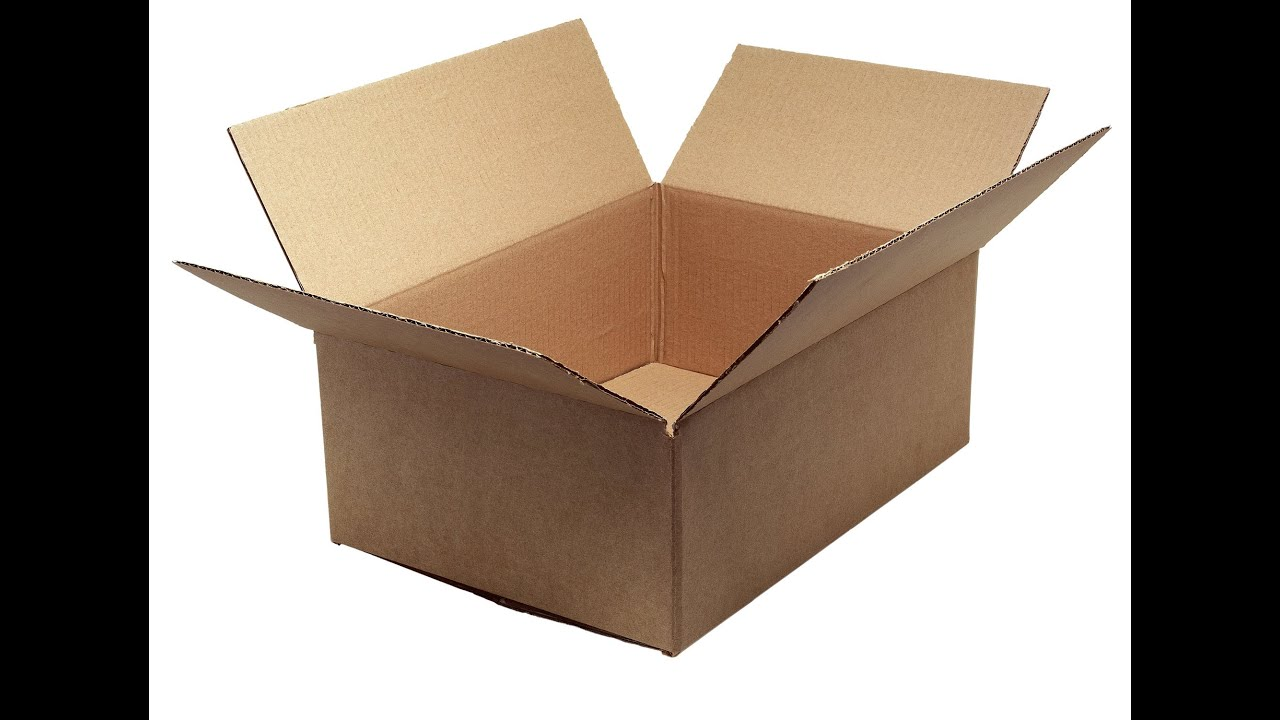
#> input picture Photos/box.jpg, 1280 x 720 px, found by its file name
$ python conner_detectorTomas.py
#> lines starting #> are read from the running program, lines starting #| are printed output that depends on the picture; after the words box and inside, x2 and y2 are one past the last pixel; in counts of white or black regions, pixels touching at a corner belong together
import cv2 as cv
import numpy as np

img = cv.imread(r'C:\Users\nazir\Documents\OpenCV\Images\box.jpg')
#> img is the input picture: shape (720, 1280, 3); mean B, G, R 133.8, 145.4, 158.1
# img = cv.resize(img, None, fx=0.5, fy=0.5, interpolation=cv.INTER_AREA)

gray = cv.cvtColor(img, cv.COLOR_RGB2GRAY)
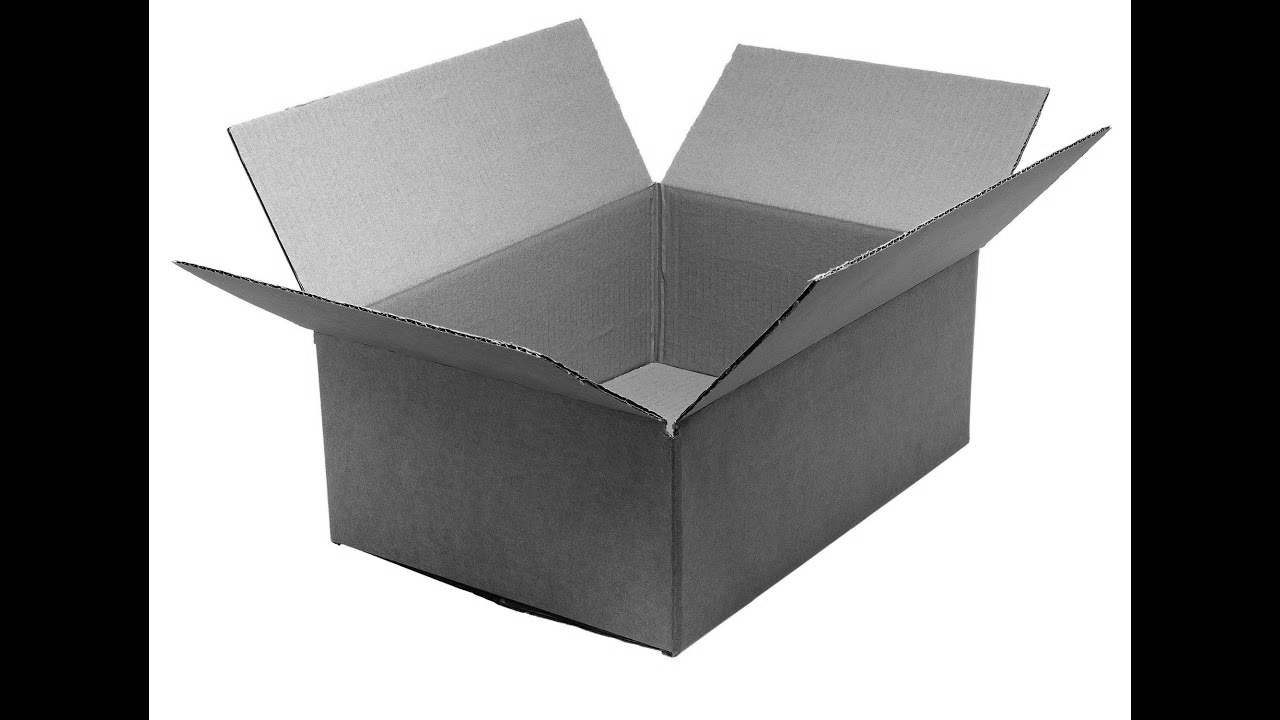
#> gray: shape (720, 1280); min 0, max 255, mean 143.4

conners = cv.goodFeaturesToTrack(gray, 7, 0.05, 25)
#> conners = [[899, 238], [515, 347], [358, 307], [339, 544], [312, 295], [445, 330], [861, 257]]
conners = np.float32(conners)

for item in conners:
    x, y = item[0]
    print(x)
    cv.circle(img, (x,y), 5, 255, -1)
#> this loop made 7 passes
#| 899.0
#| 515.0
#| 358.0
#| 339.0
#| 312.0
#| 445.0
#| 861.0
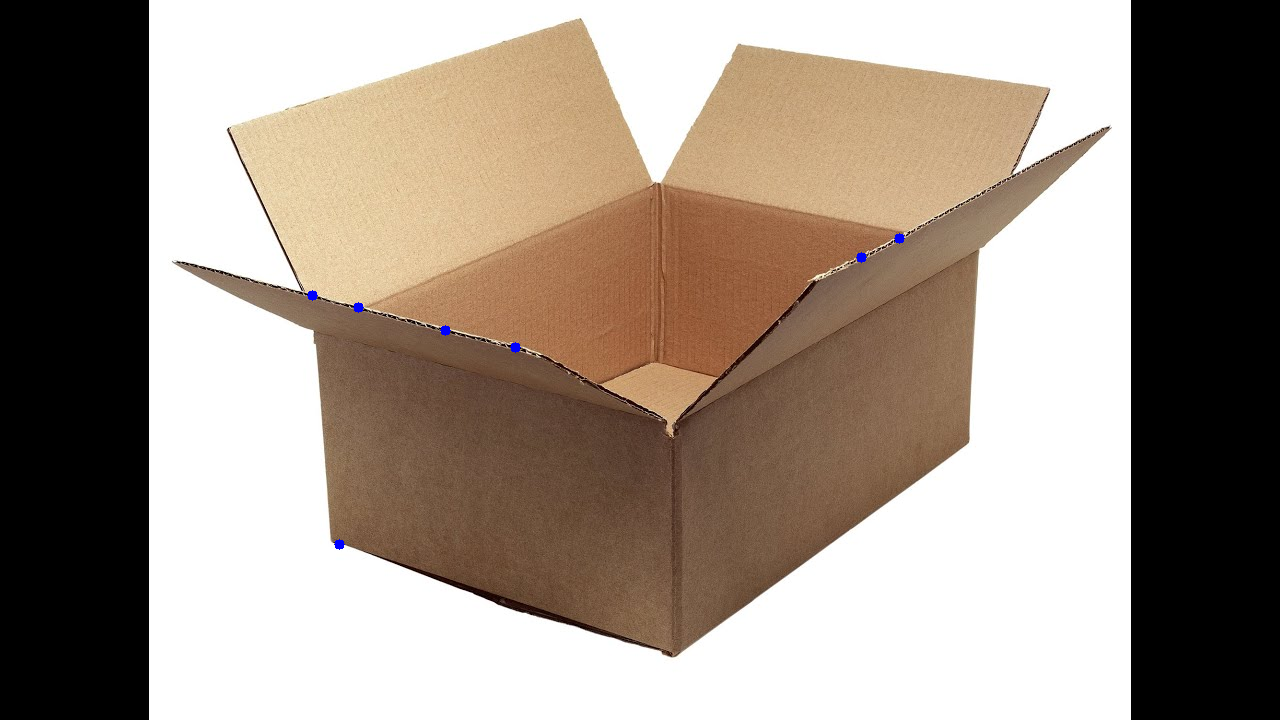
#> img: shape (720, 1280, 3); 0.06% of pixels changed, all inside (x1, y1, x2, y2) = (307, 233, 905, 550)


cv.imshow('Harris Corners', img)
cv.waitKey()
